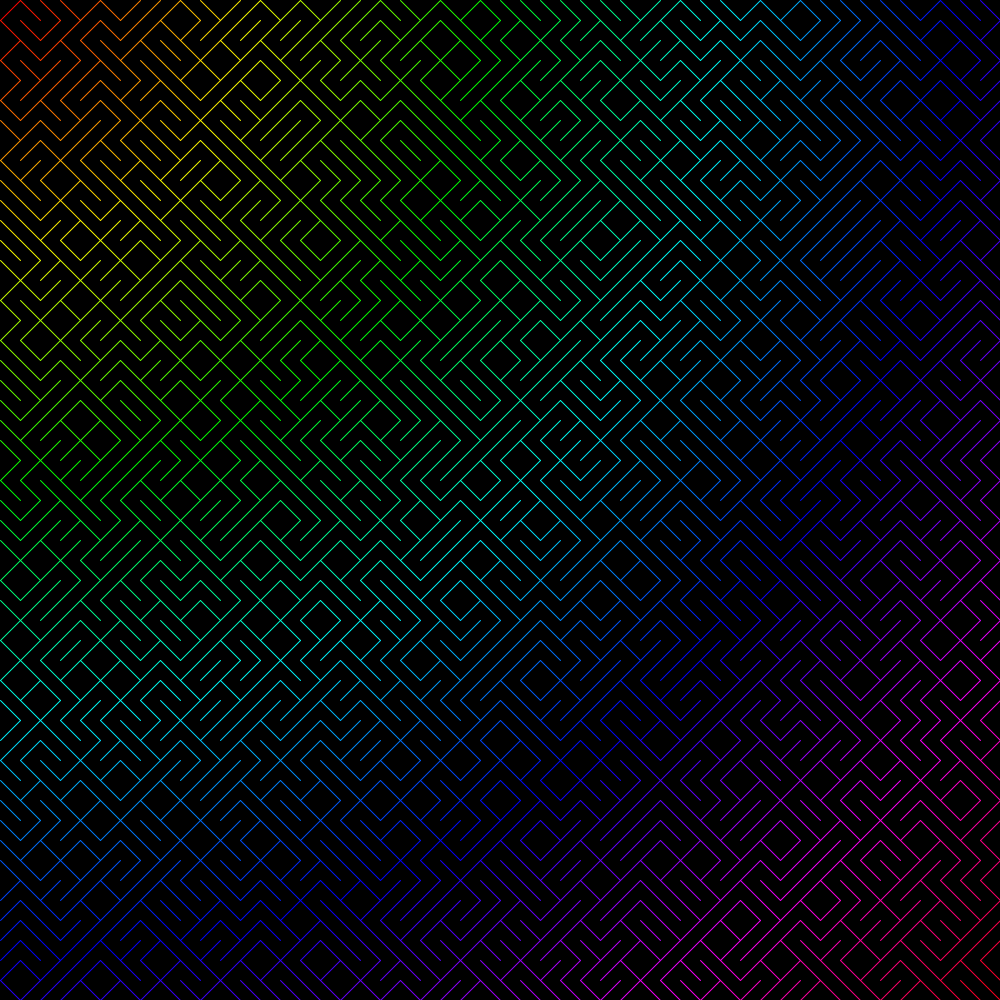
Frame 1 (no input)
Frame 60 (the mouse pressed at the canvas centre just before this capture): identical to frame 1, image omitted
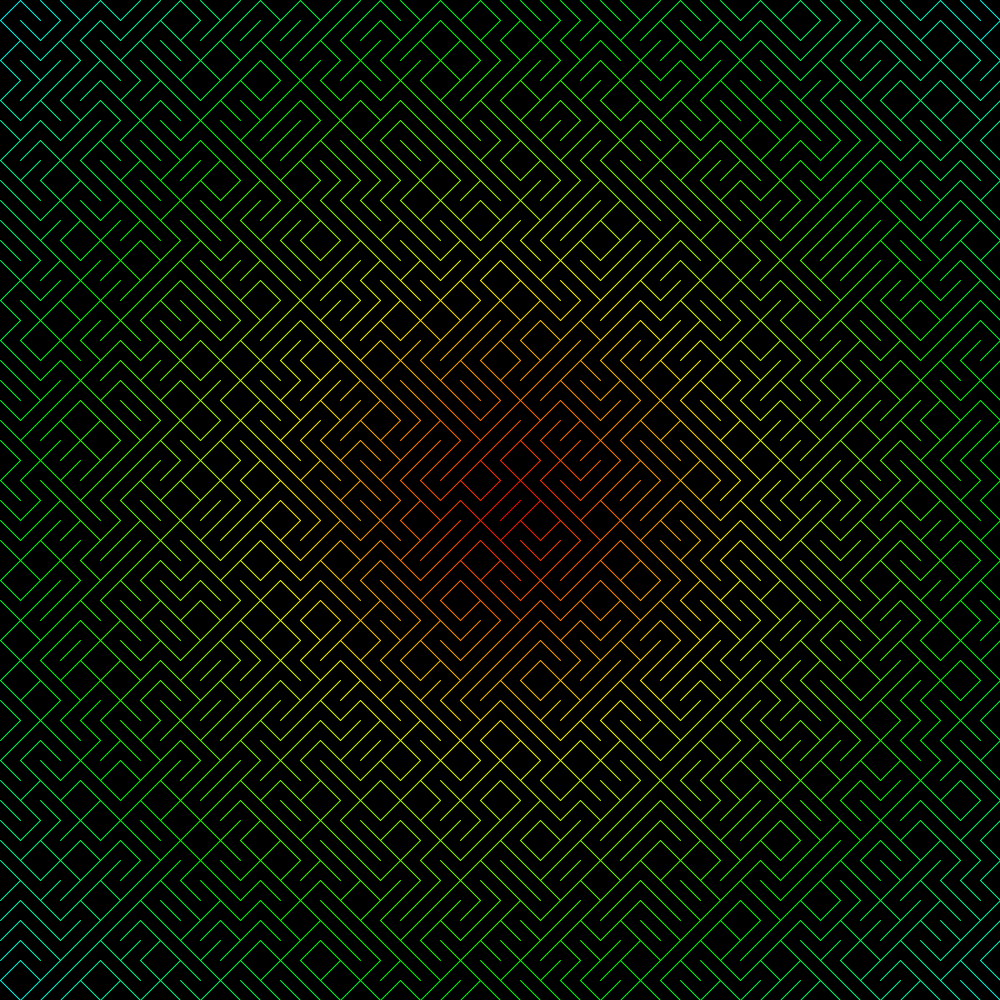
Frame 120 (the mouse held since frame 60 and released just before this capture)

The Processing sketch that drew these frames (run headless with seeded random() and noise(); from frame 60 on, the mouse is pressed at the canvas centre):

// Processing sketch: LineMazeColourSpotlight
// ── LineMazeColourSpotlight.pde
Wall[][] grid;
int side;
float res;
PVector mouse;
float maxDist;


void setup() {
  size(1000, 1000);
  colorMode(HSB, 360, 255, 255);
  background(0,0,0);
  side = 50;
  res = width/side;
  mouse = new PVector(mouseX, mouseY);
  maxDist = width/cos(PI/4);
  

  grid = new Wall[side][side];
  for (int i = 0; i < side; i ++) {
    for (int j = 0; j < side; j++) {
      grid[i][j] = new Wall(i*res, j*res);
    }
  }
}

void draw() {
  background(0);
  mouse.set(mouseX, mouseY);
  for (int i = 0; i < side; i ++) {
    for (int j = 0; j < side; j++) {
      grid[i][j].show();
    }
  }
}

void keyPressed() {
  if (keyCode == ' ') {
    background(0);
    if (random(1) < 0.5) {
      line(width/4, width/4, 0.75*width, 0.75*height);
    } else {
      line(0.75*width, width/4, width/4, 0.75*height);
    }
  }
}

// ── Wall.pde
class Wall {
  PVector p;
  boolean isLefttoRight;
  Wall(float x, float y) {
    p = new PVector(x, y);
    isLefttoRight = random(1) < 0.5;
  }

  void show() {
    //stroke(0,255, 255);
    float d = PVector.dist(mouse, p);
    int col = int(map(d,0,maxDist,1,360));
    stroke(col, 255, 255);
    if (isLefttoRight) {
      line(p.x, p.y, p.x + res, p.y + res);
    } else {
      line(p.x + res, p.y, p.x, p.y + res );
    }
  }
}
